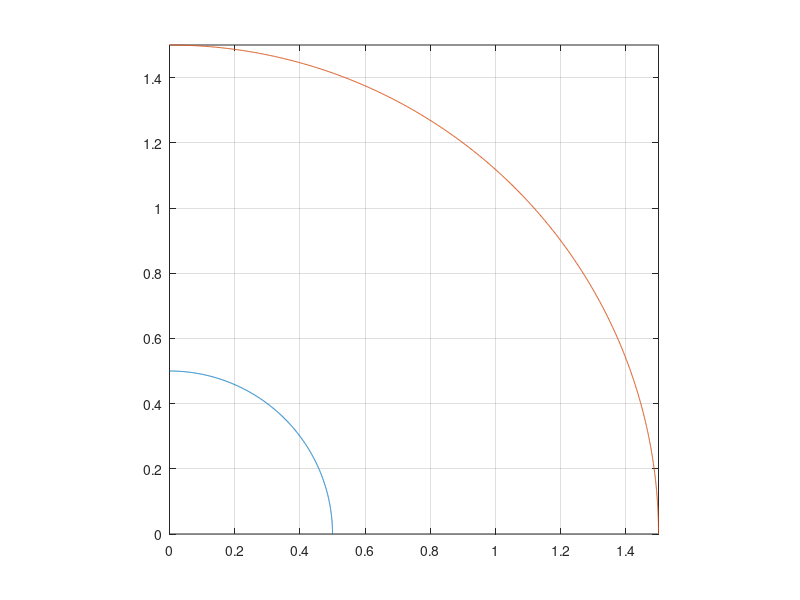

Source code (MATLAB):

thet_deg = 0:0.1:90;
x1 = 0.5*cosd(thet_deg);
y1 = 0.5*sind(thet_deg);
x2 = 1.5*cosd(thet_deg);
y2 = 1.5*sind(thet_deg);

figure;
plot(x1,y1); hold on
plot(x2,y2);
grid on
axis equal
axis([0 1.5 0 1.5])
